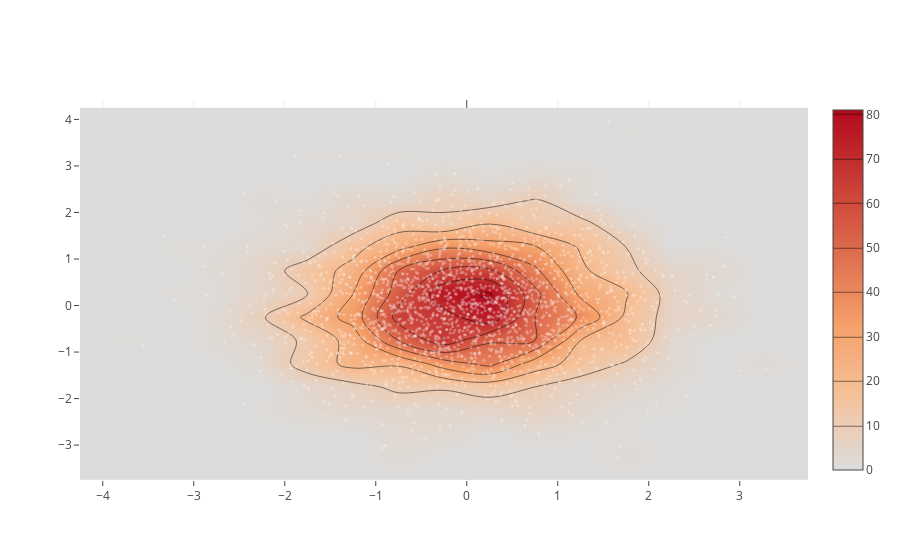

This figure's notebook cell:
### Code cell
import plotly.graph_objs as go

import numpy as np

x = np.random.randn(2000)
y = np.random.randn(2000)
iplot([go.Histogram2dContour(x=x, y=y, contours=dict(coloring='heatmap')),
       go.Scatter(x=x, y=y, mode='markers', marker=dict(color='white', size=3, opacity=0.3))], show_link=False)

### Figure 1 — Plotly figure (JSON) as saved in the notebook; plotly's stock layout.template omitted (floating-point values rounded to 4 significant figures; data arrays with more than 128 entries replaced by an {"elided": "..."} marker saying what was removed)
{"data": [{"contours": {"coloring": "heatmap"}, "type": "histogram2dcontour", "uid": "6cf65616-2410-4966-b463-0c6e858a818c", "x": {"elided": "2000 float values"}, "y": {"elided": "2000 float values"}}, {"marker": {"color": "white", "opacity": 0.3, "size": 3}, "mode": "markers", "type": "scatter", "uid": "6168e877-ef1d-4d32-98f5-b3d54ae5cbd8", "x": {"elided": "2000 float values"}, "y": {"elided": "2000 float values"}}], "layout": {}}
